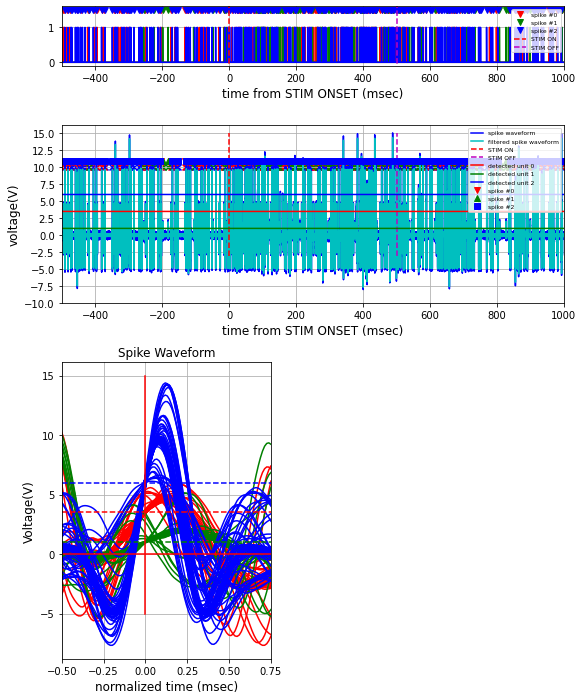

Write the Python code that produced this figure.
# Use sample program to load spikewave data.
# Convolve by gaussian to filter data
# Set different threshold (upper and lower bound) for each unit.
# Detect spike timing of all 3 units
# Superimpose all spike waveform of each unit in different color code
# Upload your program and figure pdf to GoogleClassroom

# 課題２
# マルチディテクションが起こる可能性ある（ノイズが多い）
# →最初になます（畳み込み積分）
# 切り出してピークを検出。３種類。
# 拡大すると正解データ（ピーク）があるので、正誤の確認をする。
# 完全に重なってしまっている場合はピークが一つしか検出されないが、気にしない。


#%%
import numpy as np
import matplotlib.pyplot as plt

fsz = 12
# load array
loaded_array = np.load('Task_SPK-2_spike_wave_data_multi.npz')
spike_waveform = loaded_array['spkdata']
ttime = loaded_array['timedata']
stimON = loaded_array['stimON']
stimOFF = loaded_array['stimOFF']
spk_timing_arr_0 = loaded_array['spk_timing_array_0']
spk_timing_arr_1 = loaded_array['spk_timing_array_1']
spk_timing_arr_2 = loaded_array['spk_timing_array_2']
spikeID = loaded_array['spikeID']
spike_timing = loaded_array['spktiming']

threshold_high = 6      # 高閾値（青）
threshold_middle = 3.5    # 中閾値（赤）
threshold_low = 1       # 小閾値（緑）

thr_lowArr = np.tile(threshold_low, len(ttime))
thr_middleArr = np.tile(threshold_middle, len(ttime))
thr_highArr = np.tile(threshold_high, len(ttime))

# =================================================================
# 関数定義
# =================================================================
'''
閾値を高い->低いへと順にピーク検出
ピーク検出したら、一旦その部分を0にする（前後数msecも0にする）
spike_waveform_filterd_tmp を走査して閾値を超えるttimeのインデックスを取得
取得したインデックスに対応するspike_waveform_filterd_tmpを0にする。
同様に閾値を下げていく
'''
def find_peak_point(xdata, ydata, threshold, cut_range):
    ydata_tmp = np.copy(ydata)
    yy_prev = np.append(ydata_tmp[0],ydata_tmp[0:len(ydata_tmp)-1] )
    peak_idx = np.where((ydata_tmp>=threshold) & (yy_prev<threshold))   # ピークポイントのインデックスを取得
    peak_x = xdata[peak_idx]                # ピークポイントのxdataを取得
    peak_y = np.tile(10, len(peak_x))       # ピークの個数分だけタイルする

    # ピークポイント±○○個で切り出す
    for ii in peak_idx[0]:
        low_idx = ii - cut_range            # 左端のインデックスを取得
        high_idx = ii + cut_range           # 右端のインデックスを取得
        ydata_tmp[low_idx : high_idx] = 0   # ピークポイントの前後を0にする

    return peak_x, peak_y, ydata_tmp, peak_idx[0]

# =============================================================================
# FILTER RAW DATA by convolution
# =============================================================================
incr = np.round(ttime[1]-ttime[0], decimals = 2)
t_width  = 0.1
sigma = incr*2
xf = np.arange(0,t_width+incr,incr)-t_width/2
kfilter = np.exp(-xf**2/(2*sigma**2))
kfilter = kfilter/np.sum(kfilter)
spike_waveform_filtered = np.convolve(spike_waveform,kfilter, mode='same')

# =============================================================================
# find spike timing
# =============================================================================
cut_range = 50          # カットする範囲を決める
peak_high_x, peak_high_y, ydata_high_off, peak_idx_high = find_peak_point(ttime, spike_waveform_filtered, threshold_high, cut_range)
peak_middle_x, peak_middle_y, ydata_middle_off, peak_idx_middle = find_peak_point(ttime, ydata_high_off, threshold_middle, cut_range)
peak_low_x, peak_low_y, ydata_low_off, peak_idx_low = find_peak_point(ttime, ydata_middle_off, threshold_low, cut_range)

#----------------------------
plt.close("all")
mm = 3
nn = 1
fig_ = plt.figure(figsize=(9,12))
grid = plt.GridSpec(6, 2, wspace=0.4, hspace=1.0)

# =============================================================================
# Plot spike timing (saved data)
# =============================================================================
ax1 = plt.subplot(grid[0 , :2])
ax1.plot(ttime,spk_timing_arr_0,'r-')
ax1.plot(ttime,spk_timing_arr_1,'g-')
ax1.plot(ttime,spk_timing_arr_2,'b-')


select_spk0 = np.where(spikeID == 0)
select_spk1 = np.where(spikeID == 1)
select_spk2 = np.where(spikeID == 2) 

spk_timing_y = np.ones(len(spike_timing))*1.5  

ax1.plot(spike_timing[select_spk0], spk_timing_y[select_spk0],'rv',label = 'spike #0')
ax1.plot(spike_timing[select_spk1], spk_timing_y[select_spk1],'gv',label = 'spike #1')
ax1.plot(spike_timing[select_spk2], spk_timing_y[select_spk2],'bv',label = 'spike #2')
ax1.grid()

ax1.plot([stimON, stimON], [-3, 3],'r--',label = 'STIM ON')
ax1.plot([stimOFF, stimOFF], [-3, 3],'m--',label = 'STIM OFF')
ax1.set_xlabel('time from STIM ONSET (msec)', fontsize=fsz)
ax1.set_xlim([ttime[0],ttime[len(ttime)-1]])
ax1.set_ylim([-0.1,1.6])

ax1.legend(loc='upper right', fontsize = 6)


# =============================================================================
# Plot data and stim timing
# =============================================================================
ax2 = plt.subplot(grid[1:3, :2])
ax2.plot(ttime, spike_waveform,'b-',label = 'spike waveform')

ax2.plot(ttime, spike_waveform_filtered, color = 'c')
ax2.plot([stimON, stimON], [-3,15],'r--',label = 'STIM ON')
ax2.plot([stimOFF, stimOFF], [-3,15],'m--',label = 'STIM OFF')
ax2.plot(ttime, thr_highArr, color = 'b')
ax2.plot(ttime, thr_middleArr, color = 'r')
ax2.plot(ttime, thr_lowArr, color = 'g')

ax2.set_ylabel('voltage(V)', fontsize=fsz)
ax2.set_xlabel('time from STIM ONSET (msec)', fontsize=fsz)
ax2.set_xlim([ttime[0],ttime[len(ttime)-1]])
ax2.scatter(peak_high_x, peak_high_y, color = 'b', marker = 'x')
ax2.scatter(peak_middle_x, peak_middle_y, color = 'r', marker = 'x')
ax2.scatter(peak_low_x, peak_low_y, color = 'g', marker = 'x')

spk_timing_y = np.ones(len(spike_timing))*11  

ax2.plot(spike_timing[select_spk0], spk_timing_y[select_spk0],'rv',label = 'spike #0')
ax2.plot(spike_timing[select_spk1], spk_timing_y[select_spk1],'g^',label = 'spike #1')
ax2.plot(spike_timing[select_spk2], spk_timing_y[select_spk2],'bs',label = 'spike #2')
ax2.legend(loc='upper right', fontsize = 6)
ax2.set_yticks(np.arange(-10, 16, 2.5))

ax2.grid()

# ============================================================================= 
# Normaized time(msec) plot
# =============================================================================
ax3 = plt.subplot(grid[3: , 0])
ax3.set_title('Spike Waveform', fontsize=fsz)
ax3.set_ylabel('Voltage(V)', fontsize=fsz)
ax3.set_xlabel('normalized time (msec)', fontsize=fsz)
ax3.grid()

normalized_time = np.linspace(-0.5, 0.75, cut_range*2)

for ii in peak_idx_middle:
    low_idx = ii - cut_range            # 左端のインデックスを取得
    high_idx = ii + cut_range           # 右端のインデックスを取得
    ax3.plot(normalized_time, spike_waveform_filtered[low_idx : high_idx], color='r')

for ii in peak_idx_low:
    low_idx = ii - cut_range            # 左端のインデックスを取得
    high_idx = ii + cut_range           # 右端のインデックスを取得
    ax3.plot(normalized_time, spike_waveform_filtered[low_idx : high_idx], color='g')

for ii in peak_idx_high:
    low_idx = ii - cut_range            # 左端のインデックスを取得
    high_idx = ii + cut_range           # 右端のインデックスを取得
    ax3.plot(normalized_time, spike_waveform_filtered[low_idx : high_idx], color='b')

ax3.plot(normalized_time, np.tile(threshold_high, len(normalized_time)), color='b', linestyle='--')
ax3.plot(normalized_time, np.tile(threshold_middle, len(normalized_time)), color='r', linestyle='--')
ax3.plot(normalized_time, np.tile(threshold_low, len(normalized_time)), color='g', linestyle='--')
ax3.plot(normalized_time, np.tile(0, len(normalized_time)), color='r')

yticks = np.arange(-5, 15.1, 5)
ax3.plot(np.tile(0, len(yticks)), yticks, color='r')
ax3.set_xlim([-0.5,0.75])

plt.tight_layout()

plt.show()
# %%
